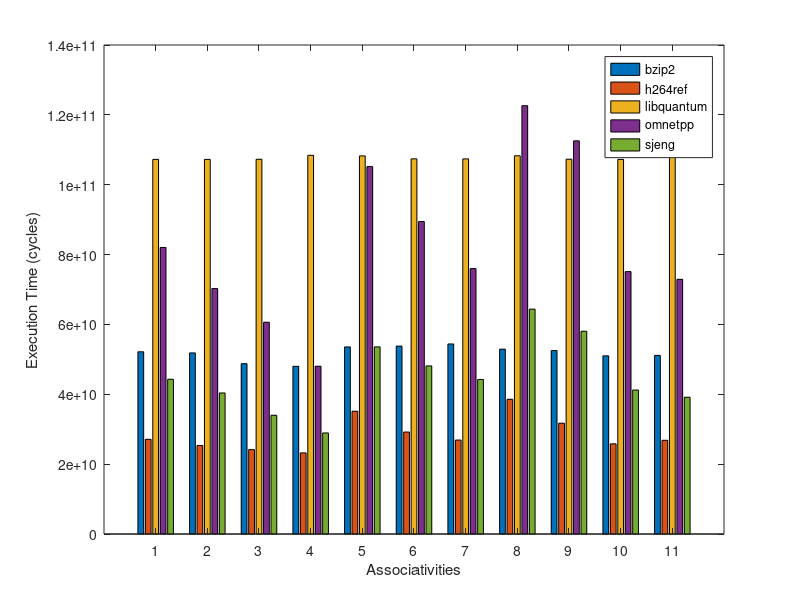
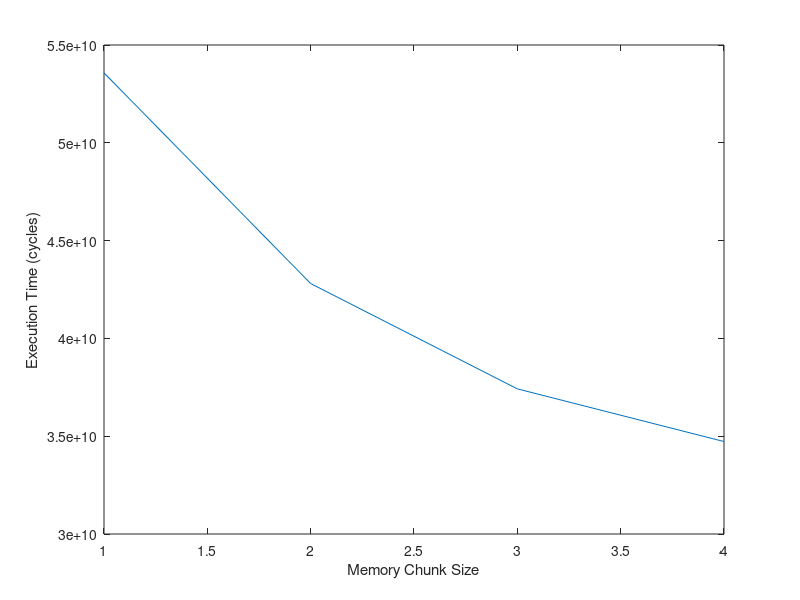

The MATLAB source for these figures, in order:
bzip2_inc_l1way_exectime = [53561312664 53792271746 54404036928];
bzip2_inc_l1way_ways     = [1 2 8];


% plot (bzip2_inc_l1way_ways, bzip2_inc_l1way_exectime);
% title('bzip2 execution time changing l1 associations');
% xlabel('number of ways');
% ylabel('execution time in cycles');

executiontimes = [52170531595 27112120331 107260681086 82029355234 44300992452; ...
    51846279658 25335616586 107248844892 70284146604 40380511353; ...
    48769196313 24172730941 107286517495 60620863018 33993861102; ...
    48012706190 23224833703 108415187548 48032604706 28934606676; ... 
    53561312664 35147563146 108249525187 105194177165 53574291155; ...
    53792271746 29195493490 107410179423 89465410677 48127101144; ...
    54404036928 26897437126 107391534447 75995164217 44244084878; ...
    52917794978 38570299603 108285033462 122631067982 64377904161; ...
    52523407207 31722053479 107307940416 112567218800 58053201587; ...
    51004296206 25818912066 107249722874 75131696835 41225407974; ...
    51139234694 26830734120 108474926841 72913835611 39156215813];

% associations = ['All 2 Way' 'All 4 Way' 'All FA' 'All FA L2 Big' 'Default' ...
%     'L1 2 Way' 'L1 8 Way' 'L1 Small' 'L1 Small 4 Way' 'L2 4 Way' ...
%     'L2 Big'];
figure;
bar(executiontimes);
legend('bzip2', 'h264ref', 'libquantum', 'omnetpp', 'sjeng');
xlabel('Associativities');
ylabel('Execution Time (cycles)');

chunks = [53574291155 42804461615 37419546845 34727089460];
figure;
plot(chunks);
xlabel('Memory Chunk Size');
ylabel('Execution Time (cycles)');